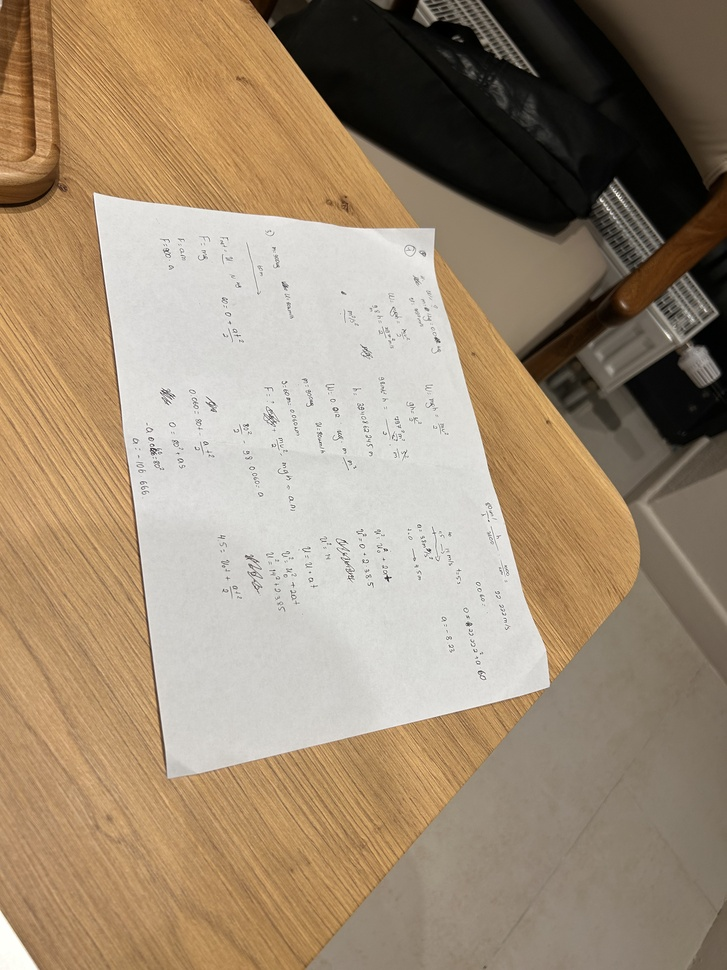
#> input picture data/IMG_2647.jpg, 727 x 970 px, shrunk from 3024 x 4032 before the run
$ python -i hsv_detection.py   (imports and definitions only)
#> lines starting #> are read from the running program, lines starting #| are printed output that depends on the picture; after the words box and inside, x2 and y2 are one past the last pixel; in counts of white or black regions, pixels touching at a corner belong together
#> further down, picture is the input picture: shape (970, 727, 3); mean B, G, R 116.5, 139.6, 158.4
import cv2 as cv
import numpy as np

def hsv_detect(img):

    hsv = cv.cvtColor(img, cv.COLOR_BGR2HSV)
#> hsv: shape (970, 727, 3); mean H, S, V 20.3, 73, 158.5

    lower_white = np.array([0, 0, 180])
    upper_white = np.array([180, 30, 255])

    mask = cv.inRange(hsv, lower_white, upper_white)
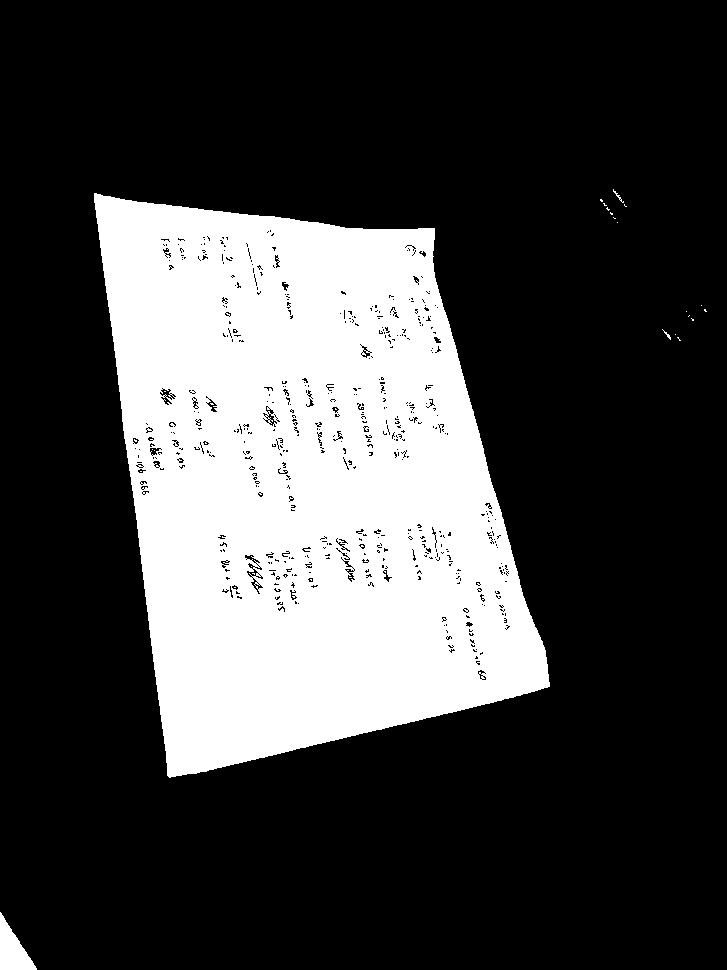
#> mask: shape (970, 727); 26.2% white; 31 white regions (27 under 20 px)

    contours, _ = cv.findContours(mask, cv.RETR_EXTERNAL, cv.CHAIN_APPROX_SIMPLE)
#> contours = 18 contours, 16 with area under 20; largest, box (x1, y1, x2, y2) and area: (94, 193, 550, 778) 186837, (0, 912, 37, 970) 1033

    doc_contours = None
    for c in contours:
        area = cv.contourArea(c)
        h, w = img.shape[:2]
        if area > 0.9 * h * w or area < 0.05 * h * w:
            continue


        peri = cv.arcLength(c, True)
        approx = cv.approxPolyDP(c, 0.02*peri, True)
        if len(approx) == 4:
            doc_contours = approx
            break
#> this loop made 17 passes
#> (area, peri, doc_contours) on pass 17: (186837, 1896.2, [[94, 193], [167, 775], [549, 686], [434, 228]])
#> area on pass 1: 1033

    return doc_contours

>>> import cv2
>>> picture = cv2.imread('../data/IMG_2647.jpg')
>>> result = hsv_detect(picture)
#> result = [[94, 193], [167, 775], [549, 686], [434, 228]]
